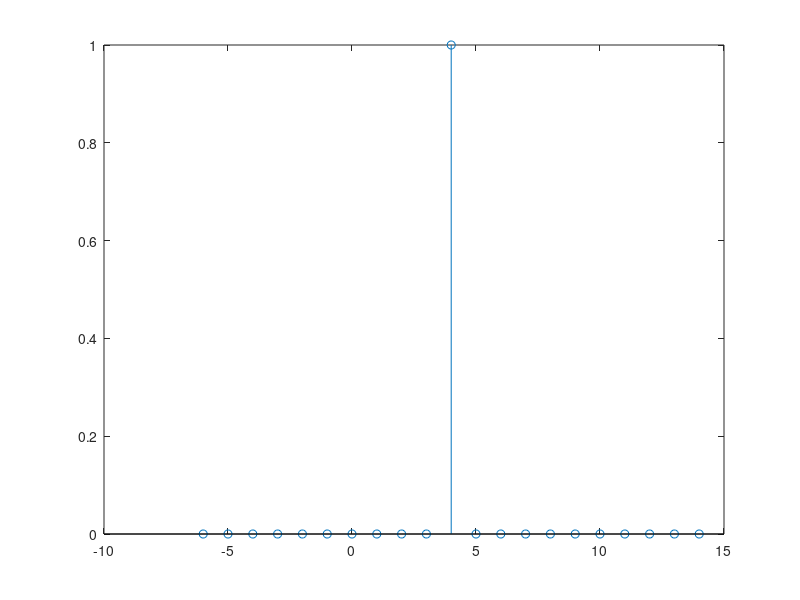

The MATLAB script that drew this image:
%% clear
clc
clear all
close all

%% declare
a=4;
n=(a-10):1:(a+10);
d = [zeros(1,10) ones(1,1) zeros(1,10)];

%% plot
stem(n,d);

